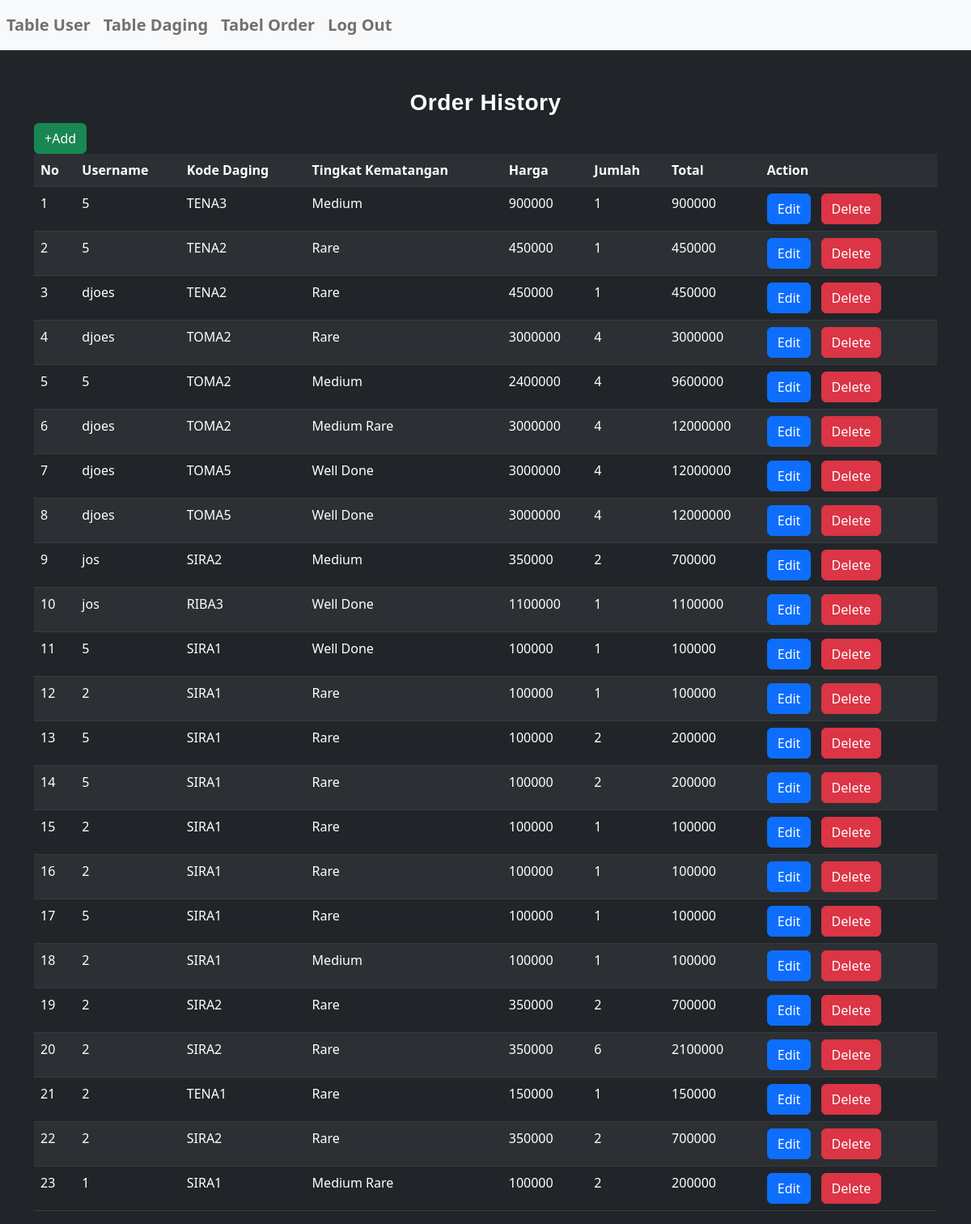
Page /tampil_order.php on the committed database.
### tables this page shows
CREATE TABLE `transaksi` (
  `id_transaksi` int(5) NOT NULL,
  `username` varchar(25) NOT NULL,
  `kode_daging` varchar(5) NOT NULL,
  `tingkat_kematangan` varchar(25) NOT NULL,
  `harga` int(50) NOT NULL,
  `stok` int(5) NOT NULL,
  `total` int(50) NOT NULL
);

### tampil_order.php (the view, shortened to what this page needs)
<!DOCTYPE html>
<head>
<link href="https://cdn.jsdelivr.net/npm/bootstrap@5.2.2/dist/css/bootstrap.min.css" rel="stylesheet">
<link rel="stylesheet" href="style.css"/>
</head>
<body class="bg-dark">
<nav class="navbar navbar-expand-sm   navbar-light bg-light">
	<div class="collapse navbar-collapse" id="navbarTogglerDemo03">
		<ul class="navbar-nav mr-auto mt-2 mt-lg-0">
		<li class="nav-item">
			<a style="font-weight: bold; font-size: 20px;" class="nav-link" href="tampil_user.php">Table User</a>
		</li>
		<li class="nav-item">
			<a style="font-weight: bold; font-size: 20px;" class="nav-link" href="tampil_daging.php">Table Daging</a>
		</li>
		<li class="nav-item">
			<a style="font-weight: bold; font-size: 20px;" class="nav-link" href="tampil_order.php">Tabel Order</a>
		</li>
		<li>
            <a style="font-weight: bold; font-size: 20px;" class="nav-link" href="login.php">Log Out</a>
        </li>
	</div>
</nav>
<div class="container mt-5">
	<h3 class="fw-bolder text-center" style="color: white;">Order History</h3>
	<a class="btn btn-success mb3" href="form_tambah_order.php">+Add</a>
	<table class="table table-striped table-dark table-hover">
		<tr>
			<th>No</th>
			<th>Username</th>
			<th>Kode Daging</th>
			<th>Tingkat Kematangan</th>
			<th>Harga</th>
            <th>Jumlah</th>
            <th>Total</th>
            <th>Action</th>
		</tr>
		<?php
		include 'koneksi.php';
		$no = 1;
		$data = mysqli_query($koneksi,"SELECT * FROM transaksi");
		while($d = mysqli_fetch_array($data)){
			?>
			<tr>
				<td><?php echo $no++; ?></td>
				<td><?php echo $d['username']; ?></td>
				<td><?php echo $d['kode_daging']; ?></td>
                <td><?php echo $d['tingkat_kematangan']; ?></td>
                <td><?php echo $d['harga']; ?></td>
                <td><?php echo $d['stok']; ?></td>
                <td><?php echo $d['total']; ?></td>
				<td>
					<a role ="button" class="btn btn-primary me-2" href="form_edit_order.php?id=<?php echo $d['id_transaksi']; ?>">Edit</a>
					<a role ="button" class="btn btn-danger me-2" href="hapus_order.php?id=<?php echo $d['id_transaksi']; ?>">Delete</a>
				</td>
			</tr>
			<?php
		}
		?>
	</table>
	</div>
</body>
</html>

### style.css (style rules this page uses)
*, *:before, *:after { padding: 0; margin: 0; box-sizing: border-box; }
body { background-color: #080710; }
h3 { font-family: 'Poppins', sans-serif; color: #ffffff; letter-spacing: 0.5px; outline: none; border: none; }
::placeholder { color: #e5e5e5; }

### rows in the picture
transaksi: username "5", kode_daging "TENA3", tingkat_kematangan "Medium", harga "900000", stok "1", total "900000"
transaksi: username "5", kode_daging "TENA2", tingkat_kematangan "Rare", harga "450000", stok "1", total "450000"
transaksi: username "djoes", kode_daging "TENA2", tingkat_kematangan "Rare", harga "450000", stok "1", total "450000"
transaksi: username "djoes", kode_daging "TOMA2", tingkat_kematangan "Rare", harga "3000000", stok "4", total "3000000"
transaksi: username "5", kode_daging "TOMA2", tingkat_kematangan "Medium", harga "2400000", stok "4", total "9600000"
transaksi: username "djoes", kode_daging "TOMA2", tingkat_kematangan "Medium Rare", harga "3000000", stok "4", total "12000000"
transaksi: username "djoes", kode_daging "TOMA5", tingkat_kematangan "Well Done", harga "3000000", stok "4", total "12000000"
transaksi: username "djoes", kode_daging "TOMA5", tingkat_kematangan "Well Done", harga "3000000", stok "4", total "12000000"
transaksi: username "jos", kode_daging "SIRA2", tingkat_kematangan "Medium", harga "350000", stok "2", total "700000"
transaksi: username "jos", kode_daging "RIBA3", tingkat_kematangan "Well Done", harga "1100000", stok "1", total "1100000"
transaksi: username "5", kode_daging "SIRA1", tingkat_kematangan "Well Done", harga "100000", stok "1", total "100000"
transaksi: username "2", kode_daging "SIRA1", tingkat_kematangan "Rare", harga "100000", stok "1", total "100000"
transaksi: username "5", kode_daging "SIRA1", tingkat_kematangan "Rare", harga "100000", stok "2", total "200000"
transaksi: username "5", kode_daging "SIRA1", tingkat_kematangan "Rare", harga "100000", stok "2", total "200000"
transaksi: username "2", kode_daging "SIRA1", tingkat_kematangan "Rare", harga "100000", stok "1", total "100000"
transaksi: username "2", kode_daging "SIRA1", tingkat_kematangan "Rare", harga "100000", stok "1", total "100000"
transaksi: username "5", kode_daging "SIRA1", tingkat_kematangan "Rare", harga "100000", stok "1", total "100000"
transaksi: username "2", kode_daging "SIRA1", tingkat_kematangan "Medium", harga "100000", stok "1", total "100000"
transaksi: username "2", kode_daging "SIRA2", tingkat_kematangan "Rare", harga "350000", stok "2", total "700000"
transaksi: username "2", kode_daging "SIRA2", tingkat_kematangan "Rare", harga "350000", stok "6", total "2100000"
transaksi: username "2", kode_daging "TENA1", tingkat_kematangan "Rare", harga "150000", stok "1", total "150000"
transaksi: username "2", kode_daging "SIRA2", tingkat_kematangan "Rare", harga "350000", stok "2", total "700000"
transaksi: username "1", kode_daging "SIRA1", tingkat_kematangan "Medium Rare", harga "100000", stok "2", total "200000"
